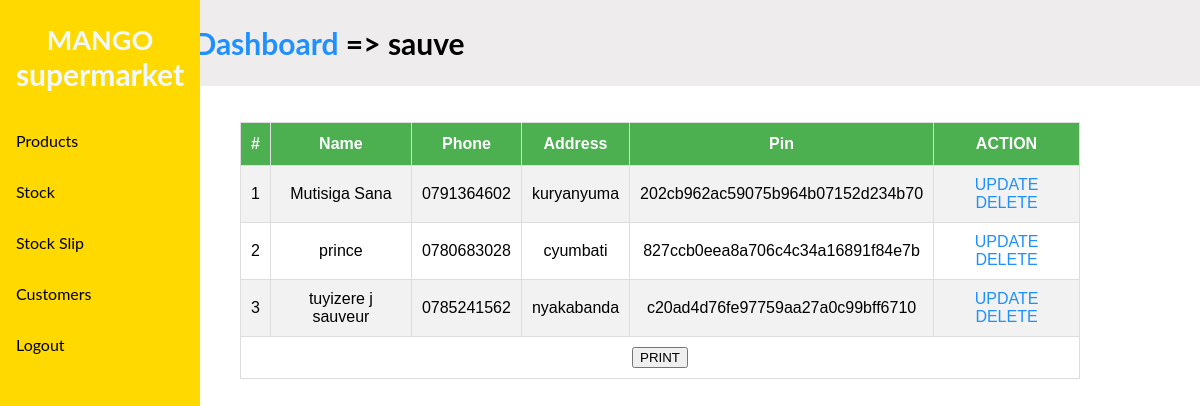
/users.php (signed in), run on the app's committed database.
### tables this page shows
CREATE TABLE `customer` (
  `customerId` int(11) NOT NULL,
  `name` text NOT NULL,
  `phone` text NOT NULL,
  `address` text NOT NULL,
  `pin` text NOT NULL
);

### users.php (the view, shortened to what this page needs)
<?php
include 'menus.php';
?>
<table id="customers" style="width: 70%; margin-left: 20%;" >
    <tr>
    <th>#</th>
    <th>Name</th>
    <th>Phone</th>
    <th>Address</th>
    <th>Pin</th>
    <th class="print">ACTION</th>
    </tr>
    <?php
    $select="SELECT * FROM customer ORDER BY name ASC";
    $sel=$con->query($select);
    if ($sel->num_rows>0) {
        $n=1;
       while ($row=$sel->fetch_assoc()) {
        $id=$row['customerId'];
        $name=$row['name'];
        $phone=$row['phone'];
        $address=$row['address'];
        $pin=$row['pin'];
        $update1='<a href="update1.php?up_id='.$id.'&name='.$name.'&phone='.$phone.'&address='.$address.'&pin='.$pin.'">UPDATE</a>';
        $delete1='<a href="delete1.php?de_id='.$id.' ">DELETE</a>';
?>
<tr>
    <td><?= $n++;?></td>
    <td><?= $name;?></td>
    <td><?= $phone;?></td>
    <td><?= $address;?></td>
    <td><?= $pin;?></td>
    <td class="print"><?= $update1;?> <?= $delete1;?></td>
    </tr>
<?php
       }
    }
else{
    ?>
<tr>
    <td>No customers</td>
</tr>
    <?php
}
    ?>
    <tr>
    <td colspan="6" class="print"> <button onclick="window.print()">PRINT</button></td>
    </tr>
</table>

### css/main.css (style rules this page uses)
* { text-decoration: none; }
a { color: dodgerblue; }
#customers { margin-left: 30%; font-family: "Trebuchet MS", Arial, Helvetica, sans-serif; border-collapse: collapse; width: 60%; }
table { margin-top: 3%; text-align: center; align-items: center; }
#customers td, #customers th { border: 1px solid #ddd; padding: 10px; }
#customers tr:nth-child(even) { background-color: #f2f2f2; }
#customers th { padding-top: 12px; padding-bottom: 12px; text-align: center; background-color: #4CAF50; color: white; }

### data on the page
customer: name "Mutisiga Sana", phone "0791364602", address "kuryanyuma", pin "202cb962ac59075b964b07152d234b70"
customer: name "prince", phone "0780683028", address "cyumbati", pin "827ccb0eea8a706c4c34a16891f84e7b"
customer: name "tuyizere j sauveur", phone "0785241562", address "nyakabanda", pin "c20ad4d76fe97759aa27a0c99bff6710"

### other printed values
$_SESSION['username'] "sauve"
